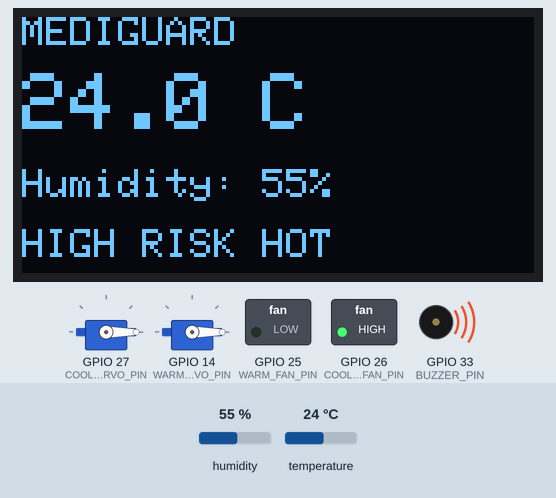
Simulated run of this sketch. Board: ESP32. Parts: 128×64 one-colour display, 2 × servo, switched loads named in the sketch (green lamp = pin HIGH), buzzer (waves = sounding, pin HIGH). The test bench sets the inputs (shaded band); at power-on: temperature 24 °C, humidity 55 %. WiFi joins after 1.5 s; servers stay silent unless stated; uploads are accepted with an empty reply; what the sketch prints to the serial monitor is not drawn.

Above: at 6.6 s.
6.7 s: temperature set to 8.7 °C
At 8.8 s:
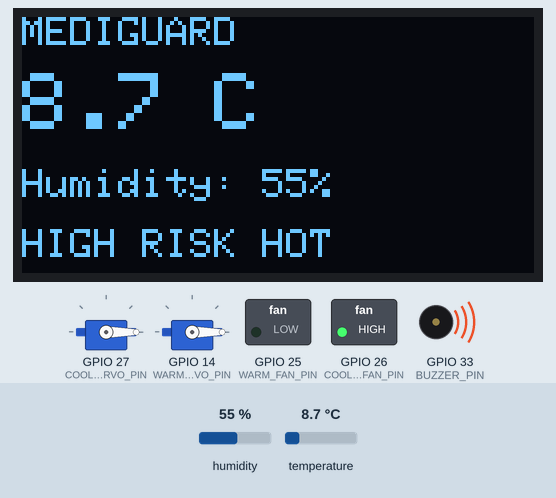
9.6 s: temperature set to 7.4 °C
At 11.5 s:
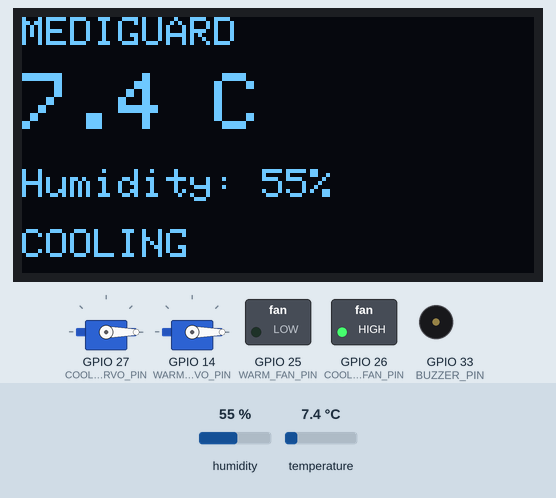
12.5 s: temperature set to 6.4 °C
At 15.6 s:
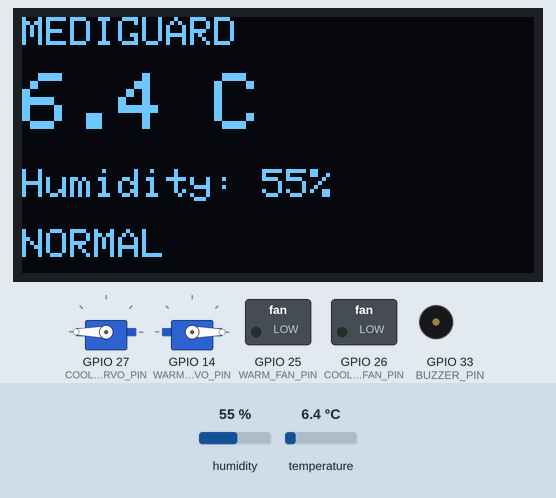
15.9 s: temperature set to 1 °C
At 18.1 s:
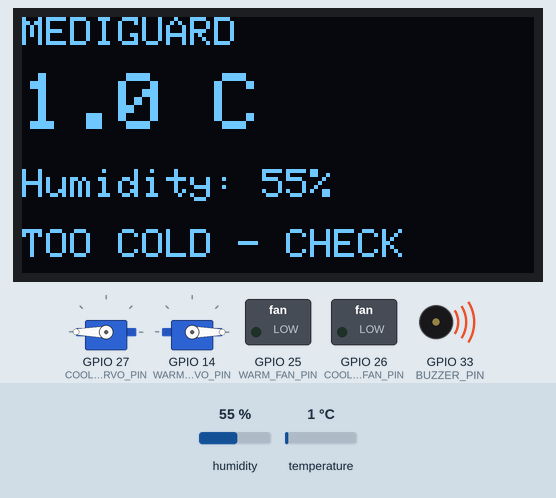
18.9 s: humidity set to 22 %
At 20.8 s:
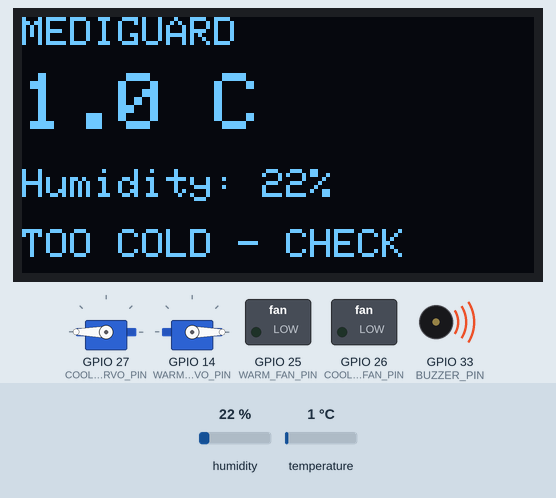
21.8 s: temperature set to 1.8 °C
At 24.9 s:
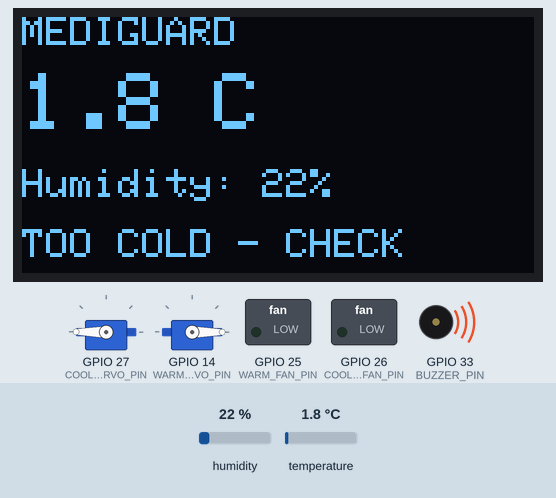
25.2 s: temperature set to 2.1 °C
Timing chart, 0 to 28.2 s (numbered marks = the images above; inputs shaded):
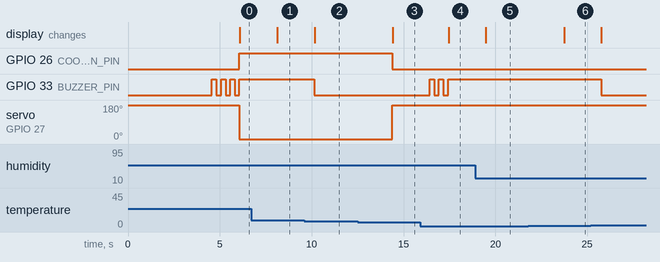

The sketch:

mediguard_esp32.ino
```cpp
#include <WiFi.h>
#include <HTTPClient.h>
#include <ArduinoJson.h>
#include <Wire.h>
#include <Adafruit_GFX.h>
#include <Adafruit_SSD1306.h>
#include <DHT.h>
#include <ESP32Servo.h>

// =====================================================
// Wi-Fi and server settings
// =====================================================
const char* WIFI_SSID  = "YOUR_WIFI_NAME";
const char* WIFI_PASS  = "YOUR_WIFI_PASSWORD";
const char* SERVER_URL = "http://192.168.1.50:5000/api/readings"; // printed when you run app.py
const char* API_KEY    = "change-me";                              // must match MEDIGUARD_KEY on the server
const char* DEVICE_ID  = "mediguard-1";
const unsigned long POST_INTERVAL_MS = 10000;                      // send a reading every 10 s
unsigned long lastPostMs = 0;
bool coolingActive = false;   // true while the cooling fan is commanded on

// =====================================================
// PIN DEFINITIONS
// =====================================================

#define DHT_PIN 4
#define DHT_TYPE DHT22


#define OLED_SDA 21
#define OLED_SCL 22
#define OLED_ADDRESS 0x3C

// Cooling flap servo
#define COOL_SERVO_PIN 27

// Warm-air flap servo
#define WARM_SERVO_PIN 14

// Cooling fan
#define COOLING_FAN_PIN 26

// Warm-air fan
#define WARM_FAN_PIN 25

// Buzzer
#define BUZZER_PIN 33


// =====================================================
// OBJECTS
// =====================================================

DHT dht(DHT_PIN, DHT_TYPE);


Servo coolingServo;
Servo warmingServo;

#define SCREEN_WIDTH 128
#define SCREEN_HEIGHT 64

Adafruit_SSD1306 display(
  SCREEN_WIDTH,
  SCREEN_HEIGHT,
  &Wire,
  -1
);


// =====================================================
// TEMPERATURE LIMITS
// =====================================================

const float VERY_COLD = 1.0;
const float LOW_LIMIT = 2.0;
const float HIGH_LIMIT = 8.0;
const float SEVEN_DEGREE = 7.0;


// =====================================================
// VARIABLES FOR CROSSING DETECTION
// =====================================================

float previousTemperature = -100.0;


// =====================================================
// BUZZER FUNCTIONS
// =====================================================

void beepOnce() {

  digitalWrite(BUZZER_PIN, HIGH);
  delay(250);

  digitalWrite(BUZZER_PIN, LOW);
  delay(250);
}


void beepTwoTimes() {

  beepOnce();
  beepOnce();
}


void beepThreeTimes() {

  beepOnce();
  beepOnce();
  beepOnce();
}


// =====================================================
// OLED
// =====================================================

void showDisplay(float temperature,
                 float humidity,
                 String status) {

  display.clearDisplay();
  display.setTextColor(SSD1306_WHITE);

  // Title
  display.setTextSize(1);
  display.setCursor(0, 0);
  display.println("MEDIGUARD");

  // Temperature
  display.setTextSize(2);
  display.setCursor(0, 14);
  display.print(temperature, 1);
  display.println(" C");

  // Humidity
  display.setTextSize(1);
  display.setCursor(0, 38);
  display.print("Humidity: ");
  display.print(humidity, 0);
  display.println("%");

  // Status
  display.setCursor(0, 53);
  display.println(status);

  display.display();
}


// =====================================================
// STARTUP
// =====================================================

void startupScreen() {

  display.clearDisplay();

  display.setTextColor(SSD1306_WHITE);

  display.setTextSize(2);
  display.setCursor(5, 15);
  display.println("MEDIGUARD");

  display.setTextSize(1);
  display.setCursor(25, 42);
  display.println("STARTING...");

  display.display();

  delay(3000);
}


// =====================================================
// Wi-Fi connection
// =====================================================

void connectWiFi() {
  WiFi.mode(WIFI_STA);
  WiFi.begin(WIFI_SSID, WIFI_PASS);

  Serial.print("Connecting to Wi-Fi");
  int tries = 0;
  while (WiFi.status() != WL_CONNECTED && tries < 30) {
    delay(500);
    Serial.print(".");
    tries++;
  }

  if (WiFi.status() == WL_CONNECTED) {
    Serial.println();
    Serial.print("Wi-Fi connected. IP: ");
    Serial.println(WiFi.localIP());
  } else {
    Serial.println();
    Serial.println("Wi-Fi FAILED to connect. Will keep retrying in the background.");
  }
}

void keepWiFiAlive() {
  static unsigned long lastTry = 0;
  if (WiFi.status() == WL_CONNECTED) return;
  if (millis() - lastTry < 15000) return;
  lastTry = millis();
  WiFi.disconnect();
  WiFi.begin(WIFI_SSID, WIFI_PASS);
}


// =====================================================
// Send a reading to the dashboard API
// =====================================================

void sendReading(float temperature, float humidity) {
  if (WiFi.status() != WL_CONNECTED) return;

  HTTPClient http;
  http.setTimeout(4000);
  if (!http.begin(SERVER_URL)) return;
  http.addHeader("Content-Type", "application/json");
  http.addHeader("X-API-Key", API_KEY);

  JsonDocument doc;
  doc["device_id"] = DEVICE_ID;
  doc["temperature"] = temperature;
  doc["humidity"] = humidity;
  doc["cooling"] = coolingActive;
  doc["servo_angle"] = coolingServo.read();

  String body;
  serializeJson(doc, body);

  int code = http.POST(body);
  if (code == 200) {
    Serial.println("Reading sent to server.");
  } else {
    Serial.printf("Send to server failed (code %d)\n", code);
  }
  http.end();
}


// =====================================================
// SETUP
// =====================================================

void setup() {

  Serial.begin(115200);

  // Fan and buzzer outputs
  pinMode(COOLING_FAN_PIN, OUTPUT);
  pinMode(WARM_FAN_PIN, OUTPUT);
  pinMode(BUZZER_PIN, OUTPUT);

  digitalWrite(COOLING_FAN_PIN, LOW);
  digitalWrite(WARM_FAN_PIN, LOW);
  digitalWrite(BUZZER_PIN, LOW);


  // OLED
  Wire.begin(OLED_SDA, OLED_SCL);

  if (!display.begin(
        SSD1306_SWITCHCAPVCC,
        OLED_ADDRESS)) {

    Serial.println("OLED NOT FOUND!");

    while (1);
  }


  // Sensors
  dht.begin();


  // Servos
  coolingServo.attach(COOL_SERVO_PIN);
  warmingServo.attach(WARM_SERVO_PIN);


  // Initial positions
  // Cooling flap CLOSED
  coolingServo.write(180);

  // Warm flap CLOSED
  warmingServo.write(0);


  // Startup message
  startupScreen();

  // Wi-Fi
  connectWiFi();

  Serial.println("MediGuard Started");
}


// =====================================================
// MAIN LOOP
// =====================================================

void loop() {

  keepWiFiAlive();

  // ---------------------------------------------------
  // READ DHT22 (temperature + humidity)
  // ---------------------------------------------------
  float temperature = dht.readTemperature();
  float humidity = dht.readHumidity();

  // ---------------------------------------------------
  // SENSOR ERROR: do not run automatic control on invalid data
  // ---------------------------------------------------
  if (isnan(temperature) || isnan(humidity)) {
    digitalWrite(COOLING_FAN_PIN, LOW);
    digitalWrite(WARM_FAN_PIN, LOW);
    digitalWrite(BUZZER_PIN, HIGH);  // sensor fault needs user attention
    coolingActive = false;
    coolingServo.write(180);  // close the cooling path on a sensor fault
    warmingServo.write(0);    // close the warm-air path too

    display.clearDisplay();
    display.setTextColor(SSD1306_WHITE);
    display.setTextSize(1);
    display.setCursor(0, 10);
    display.println("MEDIGUARD");
    display.setCursor(0, 30);
    display.println("DHT22 SENSOR ERROR");
    display.setCursor(0, 45);
    display.println("Check sensor/wiring");
    display.display();

    Serial.println("DHT22 read failed; fans disabled.");
    delay(2000);
    return;
  }

  // ---------------------------------------------------
  // SERIAL MONITOR
  // ---------------------------------------------------

  Serial.print("Temperature: ");
  Serial.print(temperature, 2);

  Serial.print(" C   Humidity: ");
  Serial.print(humidity, 0);

  Serial.println(" %");


  // ===================================================
  // DETECT CROSSING OF 2°C DOWNWARD
  // ===================================================

  if (previousTemperature > LOW_LIMIT &&
      temperature <= LOW_LIMIT) {

    Serial.println("Temperature crossed DOWN through 2 C");

    beepTwoTimes();

  }


  // ===================================================
  // DETECT CROSSING OF 7°C UPWARD
  // ===================================================

  if (previousTemperature < SEVEN_DEGREE &&
      temperature >= SEVEN_DEGREE) {

    Serial.println("Temperature crossed UP through 7 C");

    beepThreeTimes();

  }


  // ===================================================
  // VERY COLD: 1°C OR BELOW
  // ===================================================

  if (temperature <= VERY_COLD) {

    Serial.println("HIGH RISK - TOO COLD; COOLING STOPPED");

    // Cooling OFF
    digitalWrite(COOLING_FAN_PIN, LOW);
    coolingActive = false;

    // Room air is not a heater; keep the warm-air fan off.
    digitalWrite(WARM_FAN_PIN, LOW);

    // Cooling flap CLOSED
    coolingServo.write(180);

    // Keep the warm-air flap closed.
    warmingServo.write(0);

    // Continuous buzzer
    digitalWrite(BUZZER_PIN, HIGH);

    showDisplay(
      temperature,
      humidity,
      "TOO COLD - CHECK"
    );
  }


  // ===================================================
  // BELOW 2°C: stop cooling and report a low-temperature condition.
  // The second fan cannot guarantee warming: there is no ambient sensor,
  // and room air may be colder than the medicine chamber.
  // ===================================================

  else if (temperature < LOW_LIMIT) {
    Serial.println("LOW TEMPERATURE - COOLING STOPPED");
    digitalWrite(COOLING_FAN_PIN, LOW);
    digitalWrite(WARM_FAN_PIN, LOW);
    coolingActive = false;
    coolingServo.write(180);  // cooling flap closed
    warmingServo.write(0);    // warm-air flap closed
    digitalWrite(BUZZER_PIN, HIGH);  // keep a clear warning active below the lower limit
    showDisplay(temperature, humidity, "TOO COLD - CHECK");
  }


  // ===================================================
  // NORMAL: 2°C TO 7°C
  // ===================================================

  else if (temperature >= LOW_LIMIT &&
           temperature < SEVEN_DEGREE) {

    Serial.println("NORMAL");

    // Both fans OFF
    digitalWrite(COOLING_FAN_PIN, LOW);
    digitalWrite(WARM_FAN_PIN, LOW);
    coolingActive = false;

    // Both flaps CLOSED
    coolingServo.write(180);
    warmingServo.write(0);

    // Buzzer OFF
    digitalWrite(BUZZER_PIN, LOW);

    showDisplay(
      temperature,
      humidity,
      "NORMAL"
    );
  }


  // ===================================================
  // 7°C TO 8°C = COOLING
  // ===================================================

  else if (temperature >= SEVEN_DEGREE &&
           temperature <= HIGH_LIMIT) {

    Serial.println("COOLING");

    // Cooling flap OPEN
    coolingServo.write(0);

    // Cooling fan ON
    digitalWrite(COOLING_FAN_PIN, HIGH);
    coolingActive = true;

    // Warm system OFF
    digitalWrite(WARM_FAN_PIN, LOW);
    warmingServo.write(0);

    // Buzzer OFF
    digitalWrite(BUZZER_PIN, LOW);

    showDisplay(
      temperature,
      humidity,
      "COOLING"
    );
  }


  // ===================================================
  // ABOVE 8°C = HIGH RISK
  // ===================================================

  else {

    Serial.println("HIGH RISK - TOO HOT");

    // Cooling flap OPEN
    coolingServo.write(0);

    // Cooling fan ON
    digitalWrite(COOLING_FAN_PIN, HIGH);
    coolingActive = true;

    // Warm system OFF
    digitalWrite(WARM_FAN_PIN, LOW);
    warmingServo.write(0);

    // Continuous buzzer
    digitalWrite(BUZZER_PIN, HIGH);

    showDisplay(
      temperature,
      humidity,
      "HIGH RISK HOT"
    );
  }


  // Save current temperature
  previousTemperature = temperature;

  // ---------------------------------------------------
  // Send readings to the server at a slower interval than the sensor loop.
  // ---------------------------------------------------
  if (millis() - lastPostMs >= POST_INTERVAL_MS) {
    lastPostMs = millis();
    sendReading(temperature, humidity);
  }

  delay(2000);  // DHT22 should not be sampled more frequently than about every 2 seconds
}
```

Measured:
- the behaviour switches between 8.1 and 8 °C on temperature (found by bisection; images 1 and 2)
- the behaviour switches between 7 and 6.9 °C on temperature (found by bisection; images 2 and 3)
- after the input at 6.7 s, the display: changes after 1.4 s (image 1)
- after the input at 9.6 s, GPIO 33 (BUZZER_PIN): HIGH → LOW after 0.53 s; the display: changes after 0.55 s (image 2)
- after the input at 12.5 s, GPIO 26 (COOLING_FAN_PIN): HIGH → LOW after 1.9 s; servo on GPIO 27 (COOL_SERVO_PIN): 0° → 180° after 1.9 s; the display: changes after 1.9 s (image 3)
- after the input at 15.9 s, GPIO 33 (BUZZER_PIN): alternates HIGH for 0.25 s and LOW for 0.25 s, 5 changes in all, then stays HIGH, starting after 0.52 s; the display: changes after 1.5 s (image 4)
- after the input at 18.9 s, the display: changes after 0.58 s (image 5)
- after the input at 21.8 s, the display: changes after 1.9 s (image 6)
- after the input at 25.2 s, GPIO 33 (BUZZER_PIN): HIGH → LOW after 0.55 s
